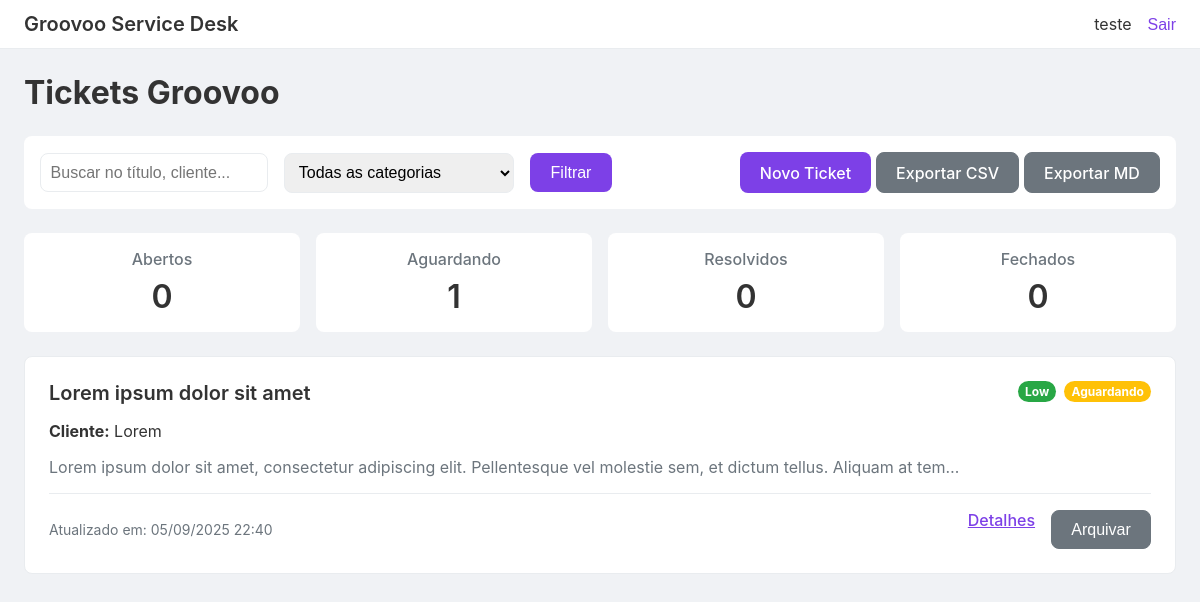
/dashboard (signed in), run on an earlier commit of the app's database.
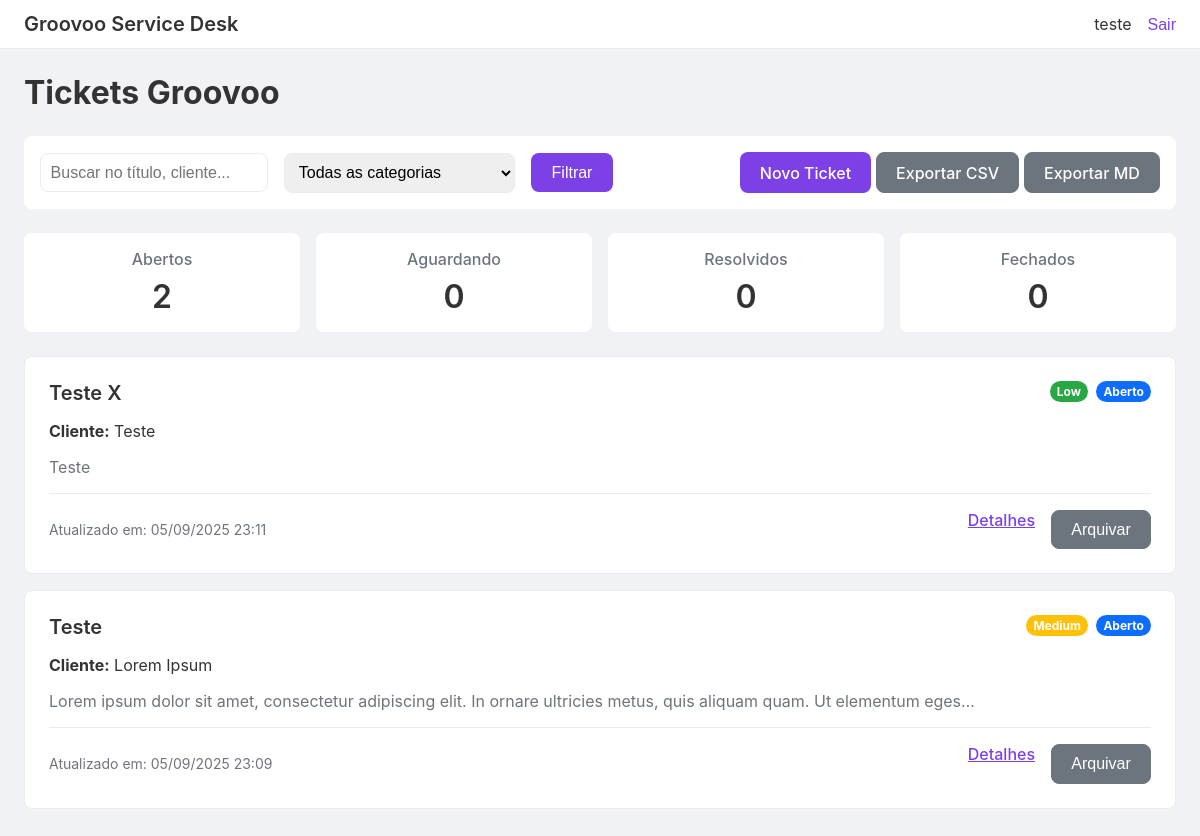
And on a later commit of the database.
### app.py (models this page shows, shortened)
class User(UserMixin, db.Model):
    id = db.Column(db.Integer, primary_key=True)
    username = db.Column(db.String(80), unique=True, nullable=False)
    password_hash = db.Column(db.String(128), nullable=False)
    tickets = db.relationship('Ticket', backref='assignee', lazy=True)
    comments = db.relationship('Comment', backref='author', lazy=True)

class Ticket(db.Model):
    id = db.Column(db.Integer, primary_key=True)
    title = db.Column(db.String(200), nullable=False, default='Ticket sem título')
    priority = db.Column(db.String(20), nullable=False, default='Low')
    tags = db.Column(db.String(200), nullable=True)
    organizer = db.Column(db.String(120), nullable=True)
    event = db.Column(db.String(120), nullable=True)
    email = db.Column(db.String(120), nullable=True)
    telefone = db.Column(db.String(50), nullable=True)
    client_name = db.Column(db.String(120), nullable=False)
    client_contact = db.Column(db.String(120), nullable=False)
    description = db.Column(db.Text, nullable=False)
    channel = db.Column(db.String(50), nullable=False)
    category = db.Column(db.String(50), nullable=False)
    status = db.Column(db.String(20), nullable=False, default='Aberto')
    created_at = db.Column(db.DateTime, default=datetime.utcnow)
    assignee_id = db.Column(db.Integer, db.ForeignKey('user.id'), nullable=False)
    attachments = db.relationship('Attachment', backref='ticket', lazy=True)
    comments = db.relationship('Comment', backref='ticket', lazy=True)

### app.py (the view, shortened to what this page needs)
@app.route('/dashboard')
@login_required
def dashboard():
    query = request.args.get('q', '').strip()
    category_filter = request.args.get('category', '').strip()
    tickets_query = Ticket.query.filter(
        Ticket.assignee_id == current_user.id,
        Ticket.status != 'Arquivado'
    )
    if category_filter:
        tickets_query = tickets_query.filter_by(category=category_filter)
    tickets = tickets_query.order_by(Ticket.created_at.desc()).all()
    categories = sorted({t.category for t in Ticket.query.with_entities(Ticket.category).filter_by(assignee_id=current_user.id)})
    statuses = {
        'Aberto': 0,
        'Aguardando': 0,
        'Resolvido': 0,
        'Fechado': 0
    }
    for t in Ticket.query.filter_by(assignee_id=current_user.id):
        if t.status in statuses:
            statuses[t.status] += 1
    return render_template(
        'dashboard.html',
        tickets=tickets,
        categories=categories,
        query=query,
        category_filter=category_filter,
        statuses=statuses
    )

### app.py (called while the page is built)
@login_manager.user_loader
def load_user(user_id: str):
    return User.query.get(int(user_id))

### templates/dashboard.html (shortened to what this page needs)
{% extends 'base.html' %}
{% block content %}
<div class="dashboard-header">
    <h1 class="dashboard-title">Tickets Groovoo</h1>
</div>
<div class="filters">
    <form method="get" action="{{ url_for('dashboard') }}" class="filter-form">
        <input type="text" name="q" placeholder="Buscar no título, cliente..." value="{{ query or '' }}" class="filter-input">
        <select name="category" class="filter-select">
            <option value="">Todas as categorias</option>
        </select>
        <button type="submit" class="btn btn-primary">Filtrar</button>
    </form>
    <div class="action-buttons">
        <a href="{{ url_for('create_ticket') }}" class="btn btn-primary">Novo Ticket</a>
        <a href="{{ url_for('export_csv') }}" class="btn btn-secondary">Exportar CSV</a>
        <a href="{{ url_for('export_markdown') }}" class="btn btn-secondary">Exportar MD</a>
    </div>
</div>
<div class="status-counters">
    <div class="counter-card">
        <h4>Abertos</h4>
        <p>{{ statuses.get('Aberto', 0) }}</p>
    </div>
    <div class="counter-card">
        <h4>Aguardando</h4>
        <p>{{ statuses.get('Aguardando', 0) }}</p>
    </div>
    <div class="counter-card">
        <h4>Resolvidos</h4>
        <p>{{ statuses.get('Resolvido', 0) }}</p>
    </div>
    <div class="counter-card">
        <h4>Fechados</h4>
        <p>{{ statuses.get('Fechado', 0) }}</p>
    </div>
</div>
<div class="cards-container">
  {% if tickets %}
    {% for ticket in tickets %}
    <div class="ticket-card">
      <div class="card-header">
        <h3 class="card-title">{{ ticket.title }}</h3>
        <div class="badges">
            <span class="priority-badge priority-{{ ticket.priority | lower }}">{{ ticket.priority }}</span>
            <span class="status-badge status-{{ ticket.status | lower }}">{{ ticket.status }}</span>
        </div>
      </div>
      <div class="card-body">
        <p><strong>Cliente:</strong> {{ ticket.client_name }}</p>
        <p class="description">{{ ticket.description[:120] }}{% if ticket.description|length > 120 %}…{% endif %}</p>
      </div>
      <div class="card-footer">
        <span class="timestamp">Atualizado em: {{ ticket.created_at.strftime('%d/%m/%Y %H:%M') }}</span>
        <div class="card-actions">
          <a href="{{ url_for('ticket_detail', ticket_id=ticket.id) }}" class="btn-link">Detalhes</a>
          <form action="{{ url_for('archive_ticket', ticket_id=ticket.id) }}" method="post" style="margin: 0;">
            <button type="submit" class="btn btn-secondary">Arquivar</button>
          </form>
        </div>
      </div>
    </div>
    {% endfor %}
  {% else %}
    <div class="no-tickets">
      <p>Nenhum ticket encontrado.</p>
      <a href="{{ url_for('create_ticket') }}" class="btn btn-primary">Criar o primeiro ticket</a>
    </div>
  {% endif %}
</div>
{% endblock %}

### templates/base.html (shortened to what this page needs)
<!DOCTYPE html>
<html lang="pt-BR">
<head>
    <link rel="stylesheet" href="{{ url_for('static', filename='css/style.css') }}">
</head>
<body>
    <div class="app-container">
        {% if current_user.is_authenticated %}
        <header class="navbar">
            <div class="brand">Groovoo Service Desk</div>
            <div class="user-info">
                <span>{{ current_user.username }}</span>
                <form action="{{ url_for('logout') }}" method="post" style="display: inline;">
                    <button type="submit" class="btn-link">Sair</button>
                </form>
            </div>
        </header>
        {% endif %}
        <main class="main-content">
            {% block content %}{% endblock %}
        </main>
    </div>
</body>
</html>

### static/css/style.css (style rules this page uses)
:root { --primary-color: #7d40e7; --background-color: #f0f2f5; --card-bg: #ffffff; --text-color: #333; --muted-text: #6c757d; --border-color: #e9ecef; --radius: 8px; --transition-speed: 0.2s; --priority-low: #28a745; --priority-medium: #ffc107; --priority-high: #dc3545; --status-aberto: #0d6efd; --status-aguardando: #ffc107; --status-resolvido: #28a745; --status-fechado: #6c757d; }
body { margin: 0; background-color: var(--background-color); color: var(--text-color); font-family: -apple-system, BlinkMacSystemFont, "Segoe UI", Roboto, "Helvetica Neue", Arial, sans-serif; }
.main-content { padding: 24px; }
.navbar { display: flex; align-items: center; justify-content: space-between; padding: 12px 24px; background-color: var(--card-bg); border-bottom: 1px solid var(--border-color); }
.navbar .brand { font-size: 20px; font-weight: 600; }
.navbar .user-info { display: flex; align-items: center; gap: 16px; }
.btn { display: inline-block; font-weight: 500; text-align: center; cursor: pointer; border: 1px solid transparent; padding: 0.6rem 1.2rem; font-size: 1rem; border-radius: var(--radius); transition: all var(--transition-speed); text-decoration: none; }
.btn-primary { color: #fff; background-color: var(--primary-color); }
.btn-secondary { color: #fff; background-color: var(--muted-text); border-color: var(--muted-text); }
.btn-link { color: var(--primary-color); background-color: transparent; border: none; padding: 0; font-size: 1rem; font-weight: 500; }
.dashboard-header { margin-bottom: 1.5rem; }
.dashboard-title { font-size: 2rem; font-weight: 700; margin: 0; }
.filters { display: flex; justify-content: space-between; align-items: center; flex-wrap: wrap; gap: 1rem; padding: 1rem; background-color: var(--card-bg); border-radius: var(--radius); margin-bottom: 1.5rem; }
.filter-form { display: flex; gap: 1rem; align-items: center; }
.filter-input, .filter-select { padding: 0.6rem; border: 1px solid var(--border-color); border-radius: var(--radius); font-size: 1rem; }
.status-counters { display: grid; grid-template-columns: repeat(auto-fit, minmax(150px, 1fr)); gap: 1rem; margin-bottom: 1.5rem; }
.counter-card { background-color: var(--card-bg); padding: 1rem; border-radius: var(--radius); text-align: center; }
.counter-card h4 { margin: 0 0 0.5rem 0; color: var(--muted-text); font-weight: 500; }
.counter-card p { margin: 0; font-size: 2rem; font-weight: 600; }
.ticket-card { background-color: var(--card-bg); border-radius: var(--radius); margin-bottom: 1rem; padding: 1.5rem; border: 1px solid var(--border-color); }
.card-header { display: flex; justify-content: space-between; align-items: flex-start; margin-bottom: 1rem; }
.card-title { margin: 0; font-size: 1.25rem; font-weight: 600; }
.badges { display: flex; gap: 0.5rem; }
.status-badge, .priority-badge { display: inline-block; padding: 0.25em 0.6em; font-size: 0.75rem; font-weight: 700; border-radius: 999px; color: #fff; }
.status-aberto { background-color: var(--status-aberto); }
.priority-low { background-color: var(--priority-low); }
.priority-medium { background-color: var(--priority-medium); }
.card-body .description { color: var(--muted-text); }
.card-footer { display: flex; justify-content: space-between; align-items: center; margin-top: 1rem; padding-top: 1rem; border-top: 1px solid var(--border-color); }
.card-footer .timestamp { font-size: 0.875rem; color: var(--muted-text); }
.card-actions { display: flex; gap: 1rem; }

What changed in the data, as far as the page shows it:
no longer on this page (row edited): Ticket: title "Lorem ipsum dolor sit amet", priority "Low", status "Aguardando", client_name "Lorem", description "Lorem ipsum dolor sit amet, consectetur adipiscing elit. Pellentesque vel molestie sem, et dictum tellus. Aliquam at tem", created_at "05/09/2025 22:40"
added Ticket: title "Teste X", priority "Low", status "Aberto", client_name "Teste", description "Teste", created_at "05/09/2025 23:11"
added Ticket: title "Teste", priority "Medium", status "Aberto", client_name "Lorem Ipsum", description "Lorem ipsum dolor sit amet, consectetur adipiscing elit. In ornare ultricies metus, quis aliquam quam. Ut elementum eges", created_at "05/09/2025 23:09"
Also different on the page:
{{ statuses.get('Aberto', 0) }}: "0" → "2"
{{ statuses.get('Aguardando', 0) }}: "1" → "0"
